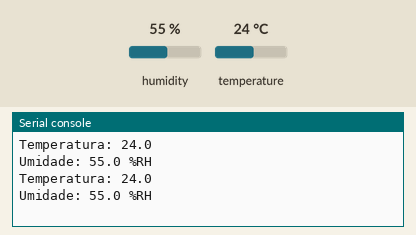
The program below on a simulated ESP32 board running MicroPython. Parts: the last lines printed to the serial console. The inputs (shaded band) are chosen by the test bench; at power-on: humidity 55 %, temperature 24 °C.

Above: at 1.2 s.
1.3 s: humidity set to 22 %
At 2.6 s:
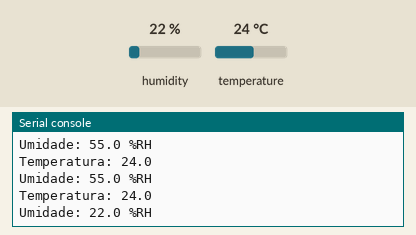
2.8 s: temperature set to 12 °C
At 3.4 s:
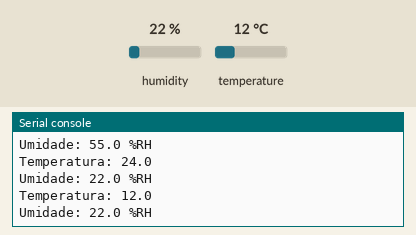
4.3 s: humidity set to 40 %
At 6.0 s:
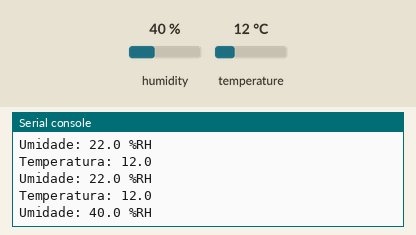
Timing chart, 0 to 7.5 s (numbered marks = the images above; inputs shaded):
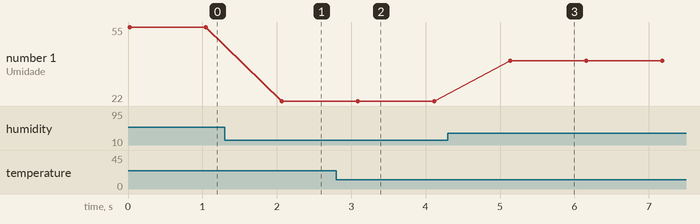

Measured:
- after the input at 1.3 s, the serial console: prints a new line after 0.77 s (image 1)
- after the input at 2.8 s, the serial console: prints a new line after 0.29 s (image 2)
- after the input at 4.3 s, the serial console: prints a new line after 0.84 s (image 3)
- plotted number 1: 55 → 22 after the input at 1.3 s, 22 → 40 after the input at 4.3 s

The program:

read_temperature.py
```python
import dht
import time
from machine import Pin


d = dht.DHT11(Pin(12))
# d = dht.DHT22(Pin(12))
while True:
    try:
        d.measure()
        temperatura = d.temperature()
        print('Temperatura: %02.1f' %temperatura)
        umidade = d.humidity()
        print('Umidade: %02.1f %%RH' %umidade)
        time.sleep(1)
    except OSError as err:
        print('Erro na leitura!')
        time.sleep(1)
```
